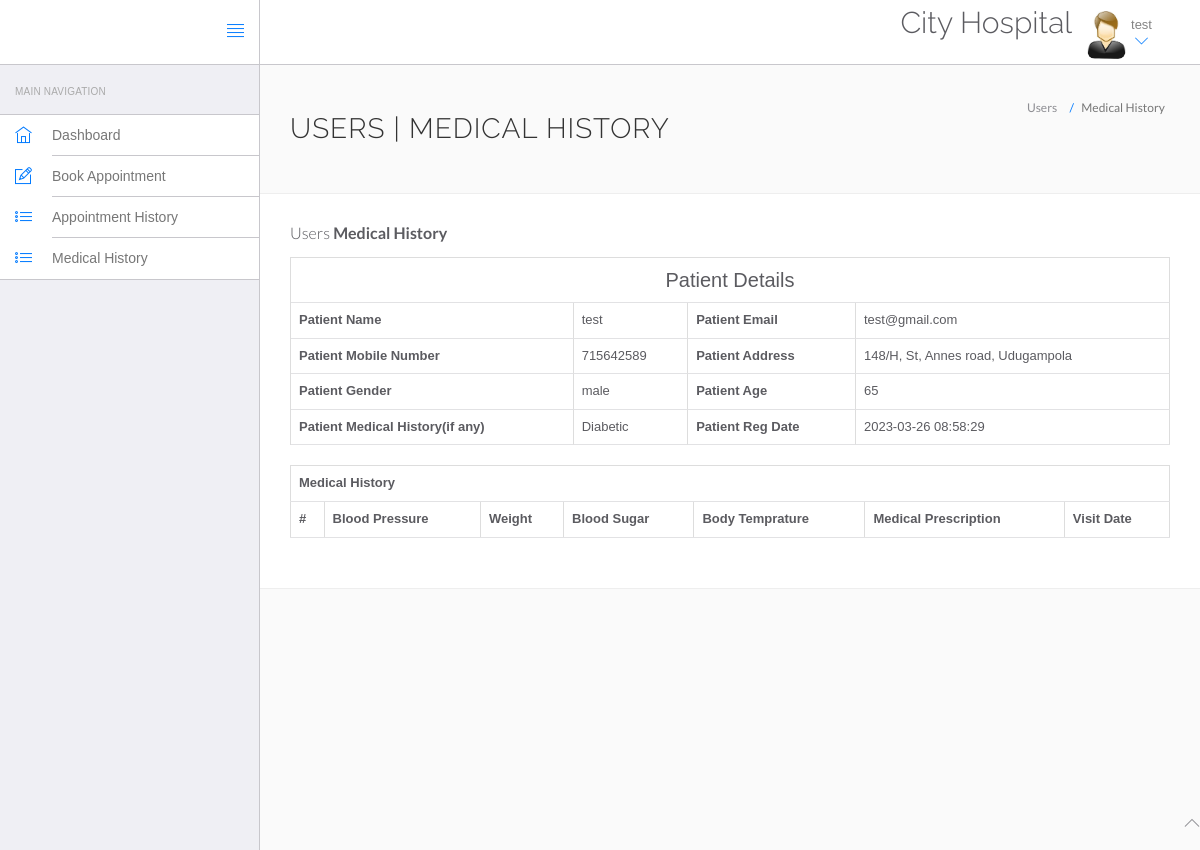
The page /System/website/view-medhistory.php?viewid=1 (signed in) on the database its author committed.
### tables this page shows
CREATE TABLE `users` (
  `id` int(11) NOT NULL,
  `fullName` varchar(255) DEFAULT NULL,
  `address` longtext DEFAULT NULL,
  `city` varchar(255) DEFAULT NULL,
  `gender` varchar(255) DEFAULT NULL,
  `email` varchar(255) DEFAULT NULL,
  `password` varchar(255) DEFAULT NULL,
  `regDate` timestamp NULL DEFAULT current_timestamp(),
  `updationDate` timestamp NULL DEFAULT NULL ON UPDATE current_timestamp()
);

CREATE TABLE `tblpatient` (
  `ID` int(10) NOT NULL,
  `Docid` int(10) DEFAULT NULL,
  `PatientName` varchar(200) DEFAULT NULL,
  `PatientContno` bigint(10) DEFAULT NULL,
  `PatientEmail` varchar(200) DEFAULT NULL,
  `PatientGender` varchar(50) DEFAULT NULL,
  `PatientAdd` mediumtext DEFAULT NULL,
  `PatientAge` int(10) DEFAULT NULL,
  `PatientMedhis` mediumtext DEFAULT NULL,
  `CreationDate` timestamp NULL DEFAULT current_timestamp(),
  `UpdationDate` timestamp NULL DEFAULT NULL ON UPDATE current_timestamp()
);

### System/website/view-medhistory.php (the view, shortened to what this page needs)
<?php
include('include/config.php');
?>
<!DOCTYPE html>
<html lang="en">
	<head>
		<link rel="stylesheet" href="vendor/bootstrap/css/bootstrap.min.css">
		<link rel="stylesheet" href="vendor/fontawesome/css/font-awesome.min.css">
		<link rel="stylesheet" href="vendor/themify-icons/themify-icons.min.css">
		<link href="vendor/animate.css/animate.min.css" rel="stylesheet" media="screen">
		<link href="vendor/perfect-scrollbar/perfect-scrollbar.min.css" rel="stylesheet" media="screen">
		<link href="vendor/switchery/switchery.min.css" rel="stylesheet" media="screen">
		<link href="vendor/bootstrap-touchspin/jquery.bootstrap-touchspin.min.css" rel="stylesheet" media="screen">
		<link href="vendor/select2/select2.min.css" rel="stylesheet" media="screen">
		<link href="vendor/bootstrap-datepicker/bootstrap-datepicker3.standalone.min.css" rel="stylesheet" media="screen">
		<link href="vendor/bootstrap-timepicker/bootstrap-timepicker.min.css" rel="stylesheet" media="screen">
		<link rel="stylesheet" href="assets/css/styles.css">
		<link rel="stylesheet" href="assets/css/plugins.css">
		<link rel="stylesheet" href="assets/css/themes/theme-1.css" id="skin_color" />
	</head>
	<body>
		<div id="app">
<?php include('include/sidebar.php');?>
<div class="app-content">
<?php include('include/header.php');?>
<div class="main-content" >
<div class="wrap-content container" id="container">
<section id="page-title">
<div class="row">
<div class="col-sm-8">
<h1 class="mainTitle">Users | Medical History</h1>
</div>
<ol class="breadcrumb">
<li>
<span>Users</span>
</li>
<li class="active">
<span>Medical History</span>
</li>
</ol>
</div>
</section>
<div class="container-fluid container-fullw bg-white">
<div class="row">
<div class="col-md-12">
<h5 class="over-title margin-bottom-15">Users <span class="text-bold">Medical History</span></h5>
<?php
                               $vid=$_GET['viewid'];
                               $ret=mysqli_query($con,"select * from tblpatient where ID='$vid'");
while ($row=mysqli_fetch_array($ret)) {
                               ?>
<table border="1" class="table table-bordered">
 <tr align="center">
<td colspan="4" style="font-size:20px;color:blue">
 Patient Details</td></tr>
    <tr>
    <th scope>Patient Name</th>
    <td><?php  echo $row['PatientName'];?></td>
    <th scope>Patient Email</th>
    <td><?php  echo $row['PatientEmail'];?></td>
  </tr>
  <tr>
    <th scope>Patient Mobile Number</th>
    <td><?php  echo $row['PatientContno'];?></td>
    <th>Patient Address</th>
    <td><?php  echo $row['PatientAdd'];?></td>
  </tr>
    <tr>
    <th>Patient Gender</th>
    <td><?php  echo $row['PatientGender'];?></td>
    <th>Patient Age</th>
    <td><?php  echo $row['PatientAge'];?></td>
  </tr>
  <tr>
    <th>Patient Medical History(if any)</th>
    <td><?php  echo $row['PatientMedhis'];?></td>
     <th>Patient Reg Date</th>
    <td><?php  echo $row['CreationDate'];?></td>
  </tr>
<?php }?>
</table>
<table id="datatable" class="table table-bordered dt-responsive nowrap" style="border-collapse: collapse; border-spacing: 0; width: 100%;">
  <tr align="center">
   <th colspan="8" >Medical History</th>
  </tr>
  <tr>
    <th>#</th>
<th>Blood Pressure</th>
<th>Weight</th>
<th>Blood Sugar</th>
<th>Body Temprature</th>
<th>Medical Prescription</th>
<th>Visit Date</th>
</tr>
</table>
</div>
</div>
</div>
</div>
</div>
</div>
</div>
	<?php include('include/footer.php');?>
	</body>
</html>

### System/website/include/header.php (shortened to what this page needs)
<header class="navbar navbar-default navbar-static-top">
					<div class="navbar-header">
						<a class="navbar-brand" href="#">
						</a>
						<a href="#" class="sidebar-toggler pull-right visible-md visible-lg" data-toggle-class="app-sidebar-closed" data-toggle-target="#app">
							<i class="ti-align-justify"></i>
						</a>
					</div>
					<div class="navbar-collapse collapse">
						<ul class="nav navbar-right">
								<li  style="padding-top:2% ">
								<h2>City Hospital</h2>
							</li>
							<li class="dropdown current-user">
								<a href class="dropdown-toggle" data-toggle="dropdown">
									<img src="assets/images/images.jpg"> <span class="username">
									<?php $query=mysqli_query($con,"select fullName from users where id='".$_SESSION['id']."'");
while($row=mysqli_fetch_array($query))
{
	echo $row['fullName'];
}
									?> <i class="ti-angle-down"></i></i></span>
								</a>
							</li>
						</ul>
					</div>
				</header>

### System/website/assets/css/themes/theme-1.css (style rules this page uses)
body { background: #FAFAFA; }
header .navbar-header { background: #ffffff !important; border-right-color: #c8c7cc !important; border-bottom-color: #c8c7cc !important; }
header .navbar-header .sidebar-toggler, header .navbar-header .sidebar-mobile-toggler { color: #007aff !important; }
header .navbar-header .navbar-brand { color: #777 !important; }
header .navbar-collapse { background: #ffffff !important; border-bottom-color: #c8c7cc !important; box-shadow: none !important; }
header .navbar-collapse .navbar-right > li > a { color: #777; }
header .navbar-collapse .navbar-right > li > a i { color: #007aff !important; }

### rows shown on the page
users: fullName "test"
tblpatient: PatientName "test", PatientEmail "test@gmail.com", PatientContno "715642589", PatientAdd "148/H, St, Annes road, Udugampola", PatientGender "male", PatientAge "65", PatientMedhis "Diabetic", CreationDate "2023-03-26 08:58:29"
